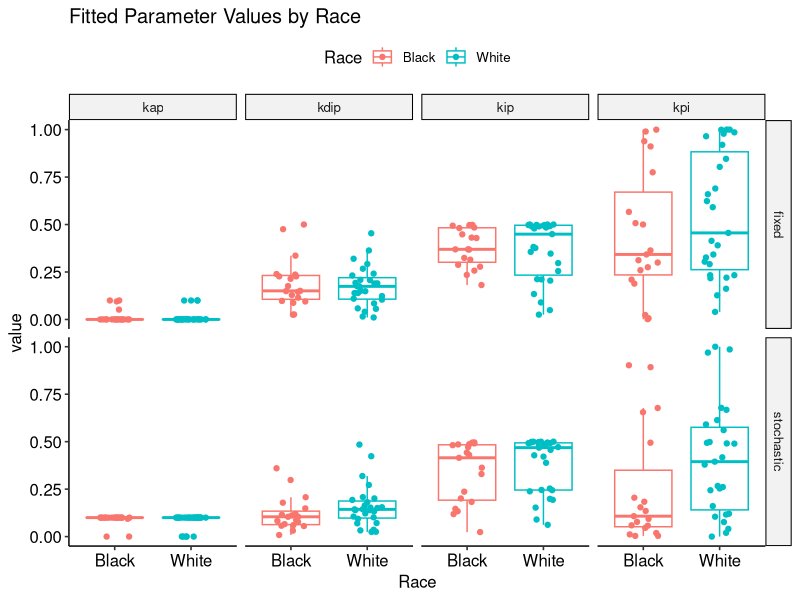
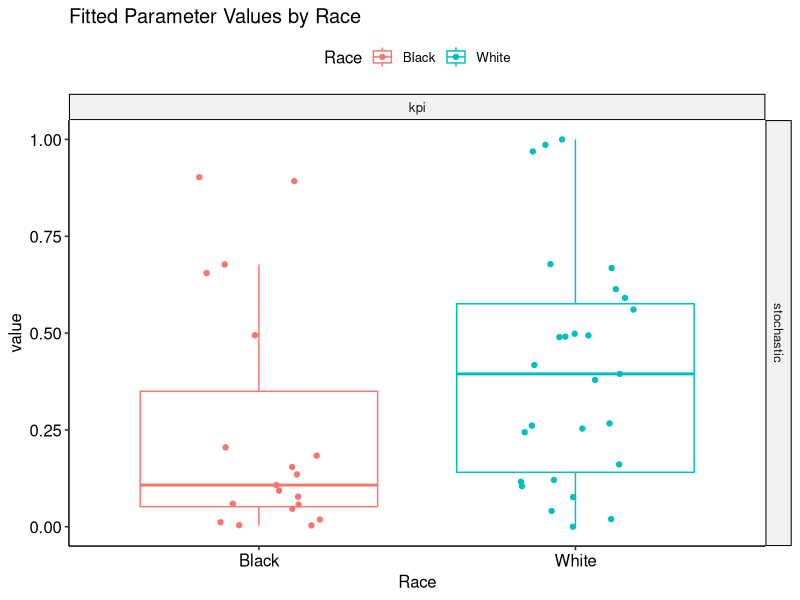
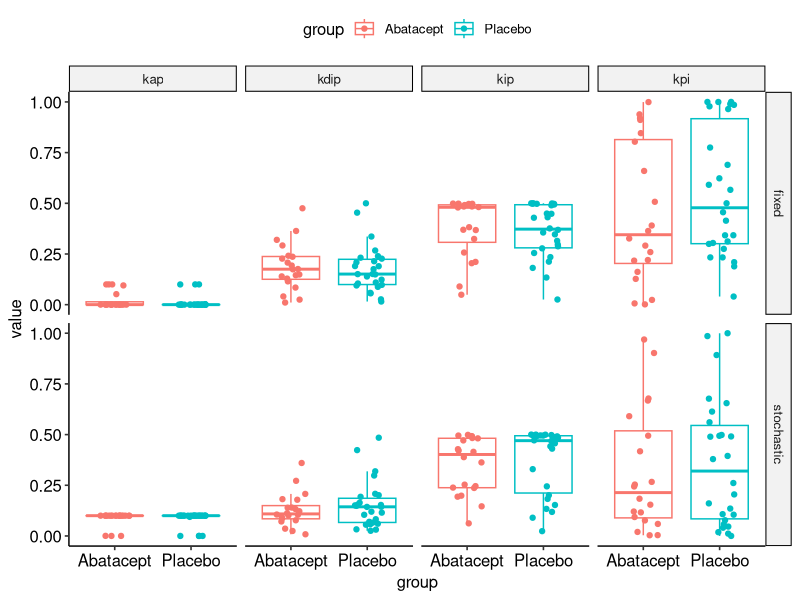
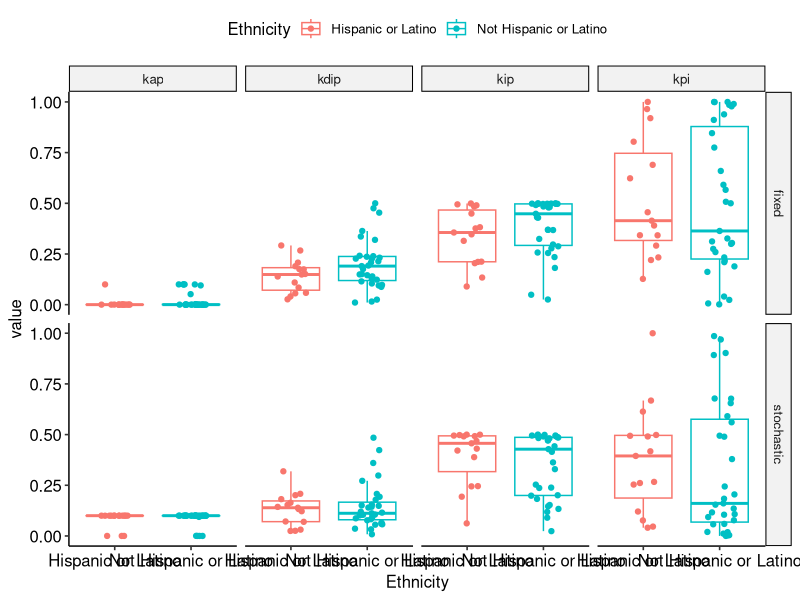
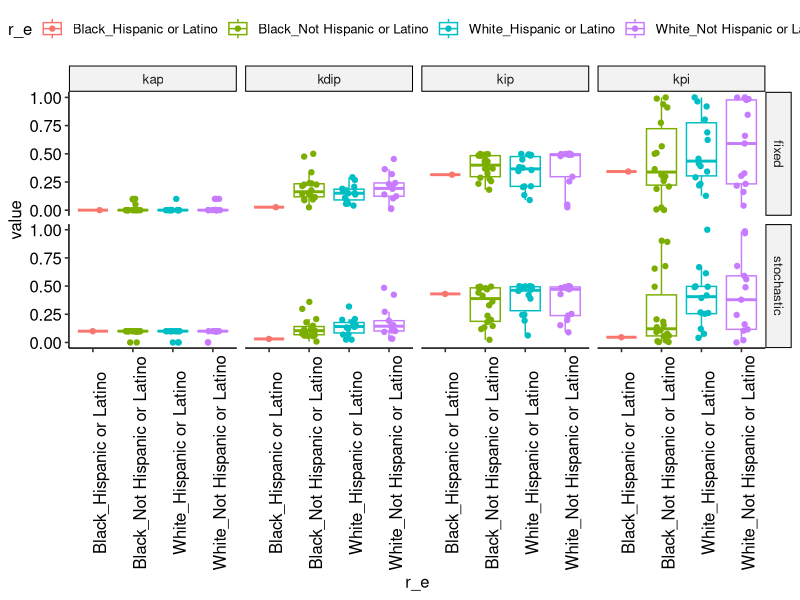
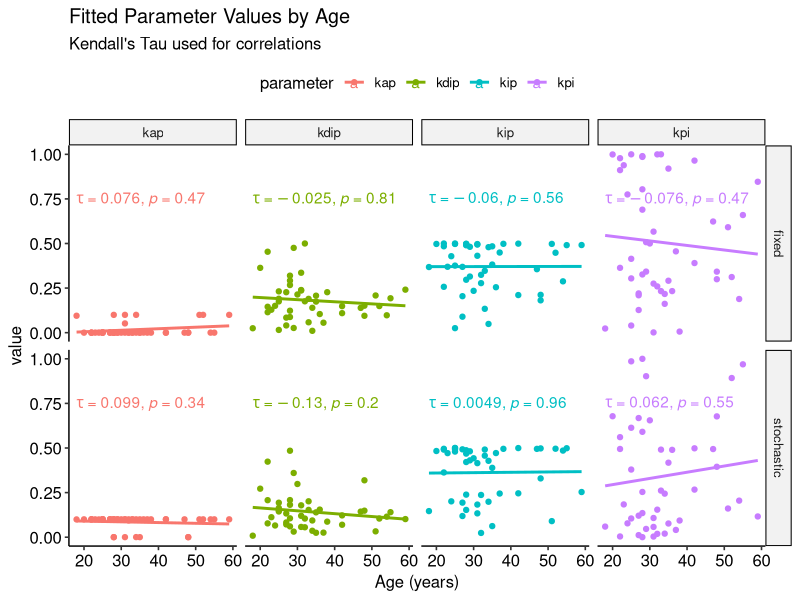
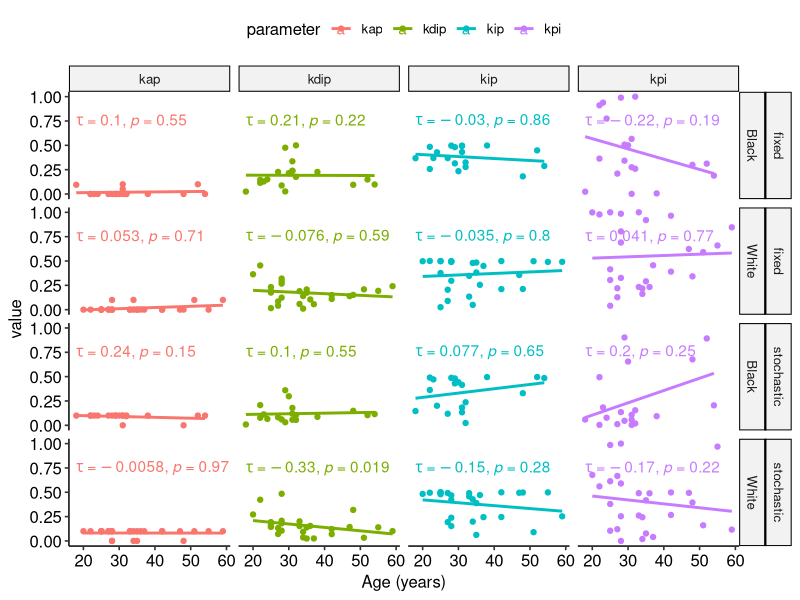

Reproduce these figures in R, in order.
# looking at the different parameter values for different people

library(tidyverse)

fpvals <- read_csv("data/fitted_parameter_values.csv") |>
  select(!`...1`)

upc_exported <- read_csv("data/upc_data.csv") |>
  select(ID, `Age (years)`, Race, Ethnicity, group) |>
  unique()

vals_w_demo <- fpvals |>
  left_join(y = upc_exported, by = "ID")


vals_w_demo |>
  ggplot(aes(x = Race, y = value, color = Race)) +
  geom_boxplot(outlier.shape = NA) +
  geom_point(position = position_jitterdodge()) +
  #ggpubr::stat_compare_means() + 
  facet_grid(model_type~parameter) +
  labs(title = "Fitted Parameter Values by Race") +
  ggpubr::theme_pubr()

# just the stoch kpi
vals_w_demo |>
  filter(parameter == "kpi" & model_type == "stochastic") |>
  ggplot(aes(x = Race, y = value, color = Race)) +
  geom_boxplot(outlier.shape = NA) +
  geom_point(position = position_jitterdodge()) +
  #ggpubr::stat_compare_means() + 
  facet_grid(model_type~parameter) +
  labs(title = "Fitted Parameter Values by Race") +
  ggpubr::theme_pubr()

# looks same (in line with the treatment not really working)
vals_w_demo |>
  ggplot(aes(x = group, y = value, color = group)) +
  geom_boxplot(outlier.shape = NA) +
  geom_point(position = position_jitterdodge()) +
  #ggpubr::stat_compare_means() + 
  facet_grid(model_type~parameter) +
  ggpubr::theme_pubr()

vals_w_demo |>
  ggplot(aes(x = Ethnicity, y = value, color = Ethnicity)) +
  geom_boxplot(outlier.shape = NA) +
  geom_point(position = position_jitterdodge()) +
  #ggpubr::stat_compare_means() + 
  facet_grid(model_type~parameter) +
  ggpubr::theme_pubr()

vals_w_demo |>
  mutate(r_e = str_c(Race, Ethnicity, sep = "_")) |>
  ggplot(aes(x = r_e, y = value, color = r_e)) +
  geom_boxplot(outlier.shape = NA) +
  geom_point(position = position_jitterdodge()) +
  #ggpubr::stat_compare_means() + 
  facet_grid(model_type~parameter) +
  ggpubr::theme_pubr() +
  theme(axis.text.x = element_text(angle = 90))

vals_w_demo |>
  ggplot(aes(x = `Age (years)`, y = value, color = parameter)) +
  geom_point() +
  geom_smooth(method = 'lm', se = FALSE) +
  ggpubr::stat_cor(method = "kendall", cor.coef.name = "tau", label.y = 0.75) +
  facet_grid(model_type~parameter) +
  labs(title = "Fitted Parameter Values by Age", subtitle = "Kendall's Tau used for correlations") +
  ggpubr::theme_pubr()


vals_w_demo |>
  ggplot(aes(x = `Age (years)`, y = value, color = parameter)) +
  geom_point() +
  geom_smooth(method = 'lm', se = FALSE) +
  ggpubr::stat_cor(method = "kendall", cor.coef.name = "tau", label.y = 0.75) +
  facet_grid(model_type*Race~parameter) +
  ggpubr::theme_pubr()


